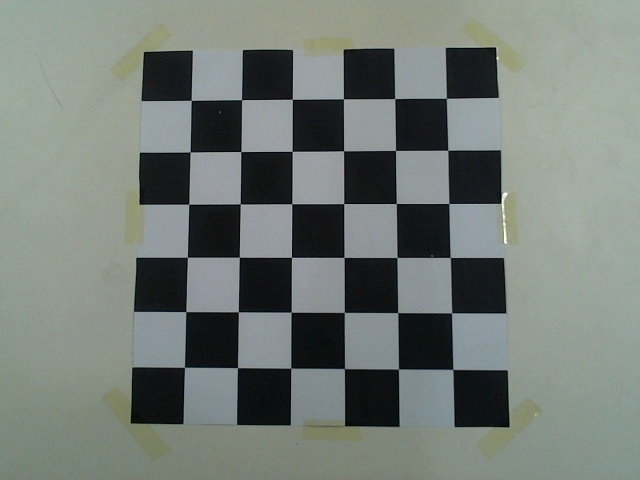
#> input picture kalibrasi/folder_papan_baru/foto_01.jpg, 640 x 480 px; its folder holds 4 pictures in this run
$ python kalibrasi.py   (older library calls are emulated)
#> lines starting #> are read from the running program, lines starting #| are printed output that depends on the picture; after the words box and inside, x2 and y2 are one past the last pixel; in counts of white or black regions, pixels touching at a corner belong together
### kalibrasi/kalibrasi_utils.py
#####undistortion

"""Reusable camera-calibration helpers for OpenCV 4.14 and OpenCV 5.0."""

from __future__ import annotations

# Python's glob module accepts the same wildcard-style input exposed by the CLI.
import glob
# A dataclass gives the tutorial a named result instead of an error-prone tuple.
from dataclasses import dataclass
# Path keeps input and output handling independent of the caller's directory.
from pathlib import Path

# OpenCV supplies checkerboard detection, calibration, and undistortion.
import cv2
# NumPy constructs object points and validates numeric results.
import numpy as np


# The printed checkerboard has seven inner corners across and seven down.
CHECKERBOARD = (6, 6)
# Sub-pixel refinement stops after 30 iterations or 0.001-pixel convergence.
CORNER_CRITERIA = (
    cv2.TERM_CRITERIA_EPS | cv2.TERM_CRITERIA_MAX_ITER,
    30,
    0.001,
)
# These flags normalize lighting, adapt the threshold, and reject obvious
# non-checkerboards quickly. They are available in both supported OpenCV majors.
CHESSBOARD_FLAGS = (
    cv2.CALIB_CB_ADAPTIVE_THRESH
    | cv2.CALIB_CB_FAST_CHECK
    | cv2.CALIB_CB_NORMALIZE_IMAGE
)


@dataclass(frozen=True)
class CalibrationResult:
    """All values needed to inspect or reuse one calibration."""

    # OpenCV's optimizer reports its own root-mean-square pixel error.
    rms_error: float
    # The tutorial independently recomputes the reprojection RMSE.
    reprojection_rmse: float
    # This 3-by-3 matrix stores focal lengths and the optical center.
    camera_matrix: np.ndarray
    # These coefficients model radial and tangential lens distortion.
    distortion_coefficients: np.ndarray
    # One rotation vector maps the checkerboard pose for each valid image.
    rotation_vectors: tuple[np.ndarray, ...]
    # One translation vector accompanies each rotation vector.
    translation_vectors: tuple[np.ndarray, ...]
    # OpenCV represents image size as (width, height), not array shape order.
    image_size: tuple[int, int]
    # Keeping the complete match list makes input coverage testable.
    image_paths: tuple[Path, ...]
    # Some readable images might not contain a detectable checkerboard.
    detected_images: int


def calibrate_images(image_pattern: str, display: bool = True) -> CalibrationResult:
    """Detect checkerboards and calibrate a camera from matching images."""
#> called with image_pattern = 'kalibrasi/folder_papan_baru/*.jpg', display = False

    # Sorting makes the default sample and printed results reproducible.
    image_paths = tuple(Path(path) for path in sorted(glob.glob(image_pattern)))
    # Calibration cannot proceed without at least one readable candidate.
    if not image_paths:
        raise FileNotFoundError(f"No calibration images matched: {image_pattern}")

    # Each checkerboard square is one arbitrary world unit apart on the z=0 plane.
    object_template = np.zeros(
        (CHECKERBOARD[0] * CHECKERBOARD[1], 3), dtype=np.float32
    )
    # mgrid generates column/row coordinates in the same order as corner detection.
    object_template[:, :2] = np.mgrid[
        0 : CHECKERBOARD[0], 0 : CHECKERBOARD[1]
    ].T.reshape(-1, 2)

    # Calibration needs one copy of the known 3D grid per successful image.
    object_points: list[np.ndarray] = []
    # The corresponding refined 2D pixel coordinates come from each image.
    image_points: list[np.ndarray] = []
    # The first image establishes the size required for every later image.
    image_size: tuple[int, int] | None = None

    try:
        # Process every matched file so missing or inconsistent assets fail clearly.
        for image_path in image_paths:
            # Preserve the color image for visualization and the undistortion lesson.
            image = cv2.imread(str(image_path))
#> image is the input picture: shape (480, 640, 3); mean B, G, R 118.8, 124.3, 116.7
            # imread returns None instead of raising when decoding fails.
            if image is None:
                raise OSError(f"Could not read calibration image: {image_path}")

            # Corner detection operates on one intensity channel.
            gray = cv2.cvtColor(image, cv2.COLOR_BGR2GRAY)
            # Convert NumPy's (height, width) shape to OpenCV's (width, height).
            current_size = (gray.shape[1], gray.shape[0])
#> current_size = (640, 480)
            # Record the first size, then reject mixed-resolution calibration sets.
            if image_size is None:
                image_size = current_size
#> image_size = (640, 480)
            elif current_size != image_size:
                raise ValueError(
                    "All calibration images must have the same size; "
                    f"{image_path} is {current_size}, expected {image_size}"
                )

            # Locate the requested seven-by-seven grid of inner checkerboard corners.
            # DIUBAH: detektor SB dipakai karena papan catur permainan tidak punya
            # tepi putih, sehingga detektor standar gagal di hampir semua foto.
            found, corners = cv2.findChessboardCornersSB(
                gray, CHECKERBOARD, cv2.CALIB_CB_EXHAUSTIVE | cv2.CALIB_CB_ACCURACY
            )
#> found = True; corners = 36 rows, first 8: [191.1, 100.3], [241.6, 99.72], [292.3, 99.22], [343.3, 98.86], [394.7, 98.59], [446.5, 98.27], [190.1, 152], [241, 151.6]
            # Only successful detections contribute point correspondences.
            if found:
                # Refine integer-scale detections to sub-pixel coordinates.
                refined_corners = cv2.cornerSubPix(
                    gray, corners, (11, 11), (-1, -1), CORNER_CRITERIA
                )
#> refined_corners = 36 rows, first 8: [191.2, 100.3], [241.5, 99.66], [292.3, 99.29], [343.4, 98.8], [394.7, 98.58], [446.4, 98.3], [190.1, 152], [240.9, 151.6]
                # Copy the template so every view owns an independent array.
                object_points.append(object_template.copy())
                # Keep OpenCV's corner array for calibration.
                image_points.append(refined_corners)
                # Overlay the refined corners for the interactive teaching view.
                cv2.drawChessboardCorners(
                    image, CHECKERBOARD, refined_corners, found
                )
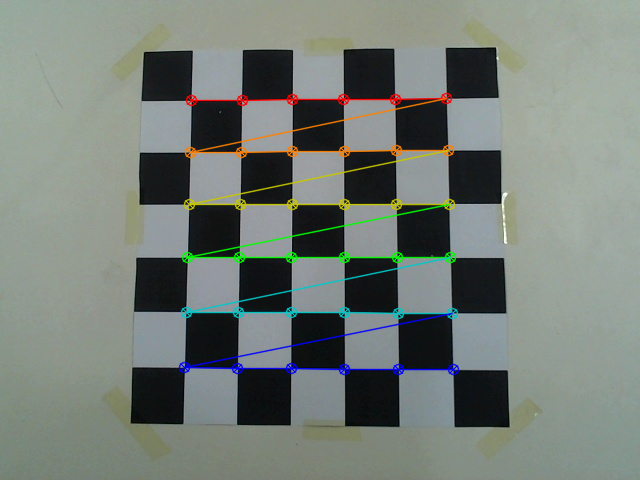
#> image: shape (480, 640, 3); 3.77% of pixels changed, all inside (x1, y1, x2, y2) = (178, 92, 460, 376)

            # Headless validation skips all window-system calls.
            if display:
                cv2.imshow("Checkerboard corners", image)
                # Pause so the reader can inspect each image before advancing.
                cv2.waitKey(0)
#> pass 2 of the loop in calibrate_images, `for image_path in image_paths:`:
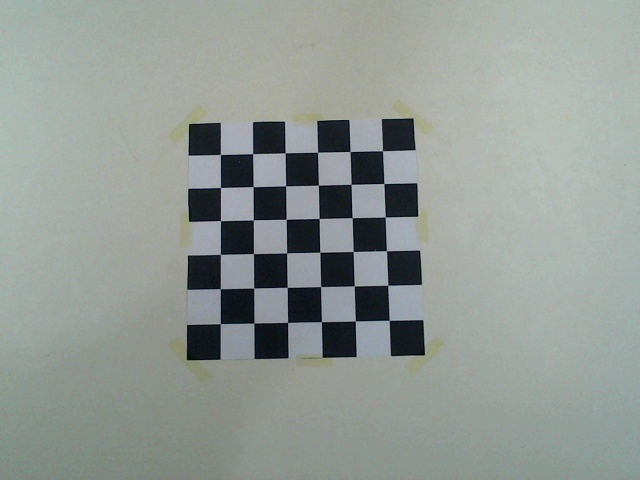
#> input picture kalibrasi/folder_papan_baru/foto_02.jpg, 640 x 480 px
#> in calibrate_images, image is the input picture: shape (480, 640, 3); mean B, G, R 149.1, 153.2, 146.3
#> corners = 36 rows, first 8: [220.3, 154.5], [252.8, 153.7], [285, 152.9], [317.6, 152.1], [350.1, 151.5], [382.7, 150.8], [220.4, 187.5], [253.1, 186.7]
#> refined_corners = 36 rows, first 8: [220.4, 154.5], [252.7, 153.7], [285.2, 152.8], [317.5, 152.2], [350, 151.5], [382.5, 150.8], [220.5, 187.5], [253.1, 186.6]
#> in calibrate_images, `cv2.drawChessboardCorners( image, CHECKERBOARD, refined_corners, found )`:
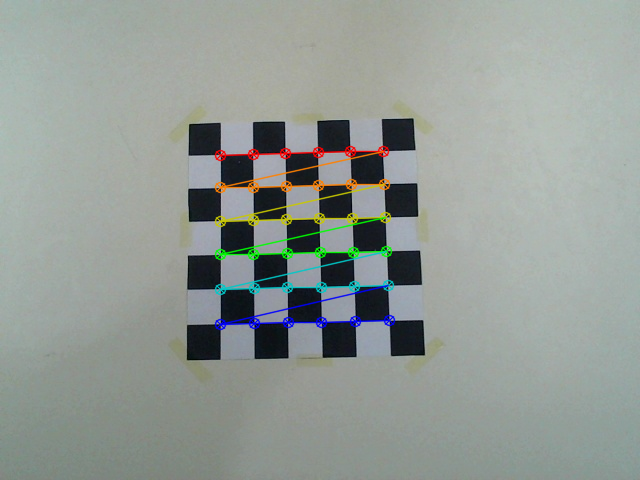
#> image: shape (480, 640, 3); 2.73% of pixels changed, all inside (x1, y1, x2, y2) = (214, 145, 396, 331)
#> pass 3 of the loop in calibrate_images, `for image_path in image_paths:`:
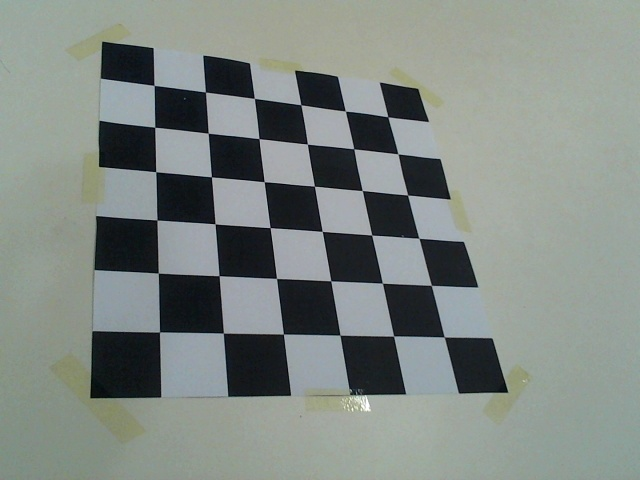
#> input picture kalibrasi/folder_papan_baru/foto_03.jpg, 640 x 480 px
#> in calibrate_images, image is the input picture: shape (480, 640, 3); mean B, G, R 130.9, 135.7, 128.1
#> corners = 36 rows, first 8: [154, 85.33], [205.4, 91.92], [254.2, 98.35], [301, 104.9], [345.3, 110.9], [388.1, 116.7], [154.8, 127.2], [208.2, 133.1]
#> refined_corners = 36 rows, first 8: [154.1, 85.4], [205.4, 92.05], [254.4, 98.38], [300.9, 104.7], [345.4, 111], [387.8, 116.8], [154.7, 127.2], [208.2, 133.2]
#> in calibrate_images, `cv2.drawChessboardCorners( image, CHECKERBOARD, refined_corners, found )`:
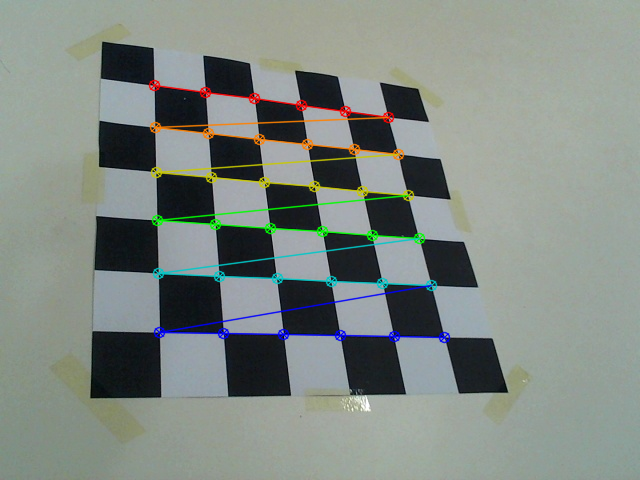
#> image: shape (480, 640, 3); 3.69% of pixels changed, all inside (x1, y1, x2, y2) = (148, 79, 451, 344)
#> the loop made 4 passes; the first 3 are shown
    finally:
        # Also close an already-open window if an input fails partway through.
        if display:
            cv2.destroyAllWindows()

    # Three distinct views are a practical minimum for this tutorial.
    if len(object_points) < 3:
        raise RuntimeError(
            "Calibration needs at least 3 valid checkerboards; "
            f"found {len(object_points)}"
        )
    # A nonempty match list always initializes image_size before this point.
    assert image_size is not None

    # Estimate intrinsics, distortion, and one board pose per detected image.
    (
        rms_error,
        camera_matrix,
        distortion,
        rotation_vectors,
        translation_vectors,
    ) = cv2.calibrateCamera(
        object_points,
        image_points,
        image_size,
        None,
        None,
        # DIUBAH: k3 dikunci = 0. Tanpa ini k3 bernilai -2,44 dan cy meleset
        # jauh dari pusat gambar (model "menghafal" data yang terbatas).
        flags=cv2.CALIB_FIX_K3,
    )

    # Accumulate squared pixel residuals for an independent RMSE calculation.
    squared_error = 0.0
    # Divide by the number of observed 2D points rather than by image count.
    point_count = 0
    # Reproject every known 3D grid using the optimized pose and camera model.
    for object_set, observed, rotation, translation in zip(
        object_points,
        image_points,
        rotation_vectors,
        translation_vectors,
    ):
        projected, _ = cv2.projectPoints(
            object_set,
            rotation,
            translation,
            camera_matrix,
            distortion,
        )
        # OpenCV 4.14 returns corners as (N, 1, 2), while OpenCV 5.0 returns
        # (N, 2). Flattening the singleton dimension preserves identical points.
        observed_xy = observed.reshape(-1, 2).astype(np.float64)
        # projectPoints can likewise vary only in representation, not semantics.
        projected_xy = projected.reshape(-1, 2).astype(np.float64)
        # Convert both arrays before subtraction to avoid float32 accumulation.
        point_delta = observed_xy - projected_xy
        # Sum both x and y residuals for every detected corner.
        squared_error += float(np.square(point_delta).sum())
        # Each object point has exactly one projected and observed image point.
        point_count += len(object_set)

    # The square root returns the error in pixels.
    reprojection_rmse = float(np.sqrt(squared_error / point_count))
    # Package both OpenCV outputs and independently testable metadata.
    return CalibrationResult(
        rms_error=float(rms_error),
        reprojection_rmse=reprojection_rmse,
        camera_matrix=camera_matrix,
        distortion_coefficients=distortion,
        rotation_vectors=tuple(rotation_vectors),
        translation_vectors=tuple(translation_vectors),
        image_size=image_size,
        image_paths=image_paths,
        detected_images=len(object_points),
    )


# [141 lines left out: functions print_calibration, validate_calibration, undistort_sample, not called in this run]

### kalibrasi/kalibrasi.py
import os
import numpy as np
from kalibrasi_utils import calibrate_images

SINI = os.path.dirname(os.path.abspath(__file__))
pola = os.path.join(SINI, "folder_papan_baru", "*.jpg")
# deteksi sudut di semua foto, lalu hitung parameter kamera
hasil = calibrate_images(pola, display=False)

print("Jumlah foto :", len(hasil.image_paths))
print("Terdeteksi  :", hasil.detected_images)
print("RMS (piksel):", round(hasil.rms_error, 3))
print("Matriks K:\n", hasil.camera_matrix)
print("Distorsi:\n", hasil.distortion_coefficients)

np.savez(
    os.path.join(SINI, "calib_baru.npz"),
    K=hasil.camera_matrix,
    dist=hasil.distortion_coefficients,
    image_size=np.array(hasil.image_size),
    rms=hasil.rms_error,
)
print("Tersimpan ke calib_baru.npz")
